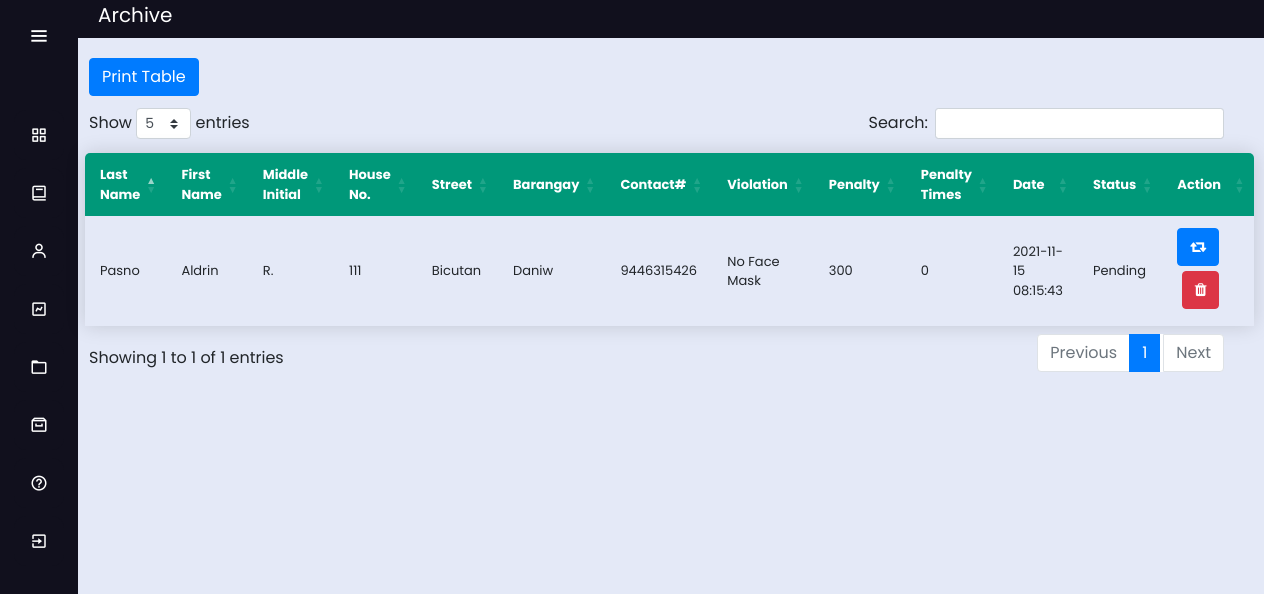
Screenshot of /daniw_archive with the database file from the repository.
### tables this page shows
CREATE TABLE archive(
	id INTEGER PRIMARY KEY AUTOINCREMENT,
	last_name TEXT NOT NULL,
	first_name TEXT NOT NULL,
	middle_name TEXT NOT NULL,
	house_number TEXT NOT NULL,
	street TEXT NOT NULL,
	barangay TEXT NOT NULL,
	contact int NOT NULL,
	violation TEXT NOT NULL,
	penalty TEXT NOT NULL,
	total_penalty INTEGER NOT NULL,
	date TEXT NOT NULL,
	status TEXT NOT NULL	

);

### app.py (the view)
@app.route('/daniw_archive')
def daniw_archive():
    conn = get_db_connection()
    daniw = conn.execute("SELECT * FROM archive where barangay='Daniw'").fetchall()
    conn.close()
    return render_template('daniw_archive.html', daniw=daniw)

### app.py (called while the page is built)
def get_db_connection():
    conn = sqlite3.connect('database.db')
    conn.row_factory = sqlite3.Row
    return conn
    conn.close()
    c = conn.cursor()

### templates/daniw_archive.html (shortened to what this page needs)
<!DOCTYPE html>
<html lang="en" dir="ltr">
  <head>
    <link rel="stylesheet" href="../static/css/style5.css">
    <link href='https://unpkg.com/boxicons@2.0.7/css/boxicons.min.css' rel='stylesheet'>
    <link rel="stylesheet" type="text/css" href="{{ url_for('static', filename="css/style2.css") }}">
  <link rel="stylesheet" href="https://cdnjs.cloudflare.com/ajax/libs/font-awesome/4.7.0/css/font-awesome.min.css">
  <link rel="stylesheet" href="https://stackpath.bootstrapcdn.com/bootstrap/4.3.1/css/bootstrap.min.css">
  <link rel="stylesheet" type="text/css" href="https://cdn.datatables.net/1.10.23/css/dataTables.bootstrap4.min.css">
  <link rel="stylesheet" type="text/css" href="https://cdnjs.cloudflare.com/ajax/libs/twitter-bootstrap/4.5.2/css/bootstrap.css">
   </head>
<body>
 <div class="sidebar" style="z-index: 1;">
    <div class="logo-details">
        <i class='bx bx-menu' id="btn" ></i>
    </div>
    <br>
    <ul class="nav-list">
      <li>
        <a href="{{ url_for('daniw_dashboard') }}">
          <i class='bx bx-grid-alt'></i>
        </a>
      </li>
      <li>
       <a href="{{ url_for('daniw') }}">
         <i class='bx bx-book' ></i>
       </a>
     </li>
      <li>
       <a href="{{ url_for('daniw_service') }}">
         <i class='bx bx-user' ></i>
       </a>
     </li>
     <li>
       <a href="{{ url_for('daniw_chart') }}">
         <i class='bx bx-chart' ></i>
       </a>
     </li>
     <li>
       <a href="{{ url_for('daniw_logs') }}">
         <i class='bx bx-folder' ></i>
       </a>
     </li>
     <li>
       <a href="{{ url_for('daniw_archive') }}">
         <i class='bx bx-archive' ></i>
       </a>
     </li>
     <li>
       <a href="{{ url_for('daniw_guidelines') }}">
         <i class='bx bx-help-circle' ></i>
       </a>
     </li>
     <li>
       <a href="{{ url_for('login') }}">
         <i class='bx bx-exit' ></i>
       </a>
     </li>
    </ul>
  </div>
  <section class="home-section">
   <p style="background: #11101D; font-size: 20px; color: white;"> <label style="margin-left: 20px;">Archive</label><label style="float: right; margin-right: 20px;"></label>
      </p></br><br><br>
<div class="main" style="margin-left: 1px; margin-top: -90px;">
      <br>
   <br><br>
  <input style="float: left; margin-top: -50px; margin-left: px;" type="button" class="btn btn-xs btn-primary" value="Print Table" onclick="myApp.printTable()" />
  <table class="content-table" id="example"  style="width: calc(100% - -30px); margin-left: -4px; font-size: 13px;">
  <thead style="background-color: ;">
  <tr >
    <th>Last Name</th>
    <th>First Name</th>
    <th>Middle Initial</th>
    <th>House No.</th>
    <th>Street</th>
    <th>Barangay</th>
    <th>Contact#</th>
    <th>Violation</th>
    <th>Penalty</th>
    <th>Penalty Times</th>
    <th>Date</th>
    <th>Status</th>
    <th width="110px">Action</th>
  </tr>
  </thead>
  {%for bb in daniw%}
  <tr>
  <td>{{bb['last_name']}}</td>
  <td>{{bb['first_name']}}</td>
  <td>{{bb['middle_name']}}</td>
  <td>{{bb['house_number']}}</td>
  <td>{{bb['street']}}</td>
    <td>{{bb['barangay']}}</td>
    <td>{{bb['contact']}}</td>
    <td>{{bb['violation']}}</td>
    <td>{{bb['penalty']}}</td>
    <td>{{bb['total_penalty']}}</td>
    <td>{{bb['date']}}</td>
    <td>{{bb['status']}}</td>
    <td>
      <center>
      <a href="{{url_for('restore', table="dvl",last_name=bb['last_name'] ,first_name=bb['first_name'] ,middle_name=bb['middle_name'] ,house_number=bb['house_number'] ,street=bb['street'] ,barangay=bb['barangay'] ,contact=bb['contact'] ,violation=bb['violation'] ,penalty=bb['penalty'] ,total_penalty=bb['total_penalty'] ,date=bb['date'] ,status=bb['status'])}}" class="btn btn-xs btn-primary" title="Click to Restore" style="margin-bottom: 5px;" ><i class="fa fa-retweet" style="font-size: 15px;"></i></a>
      <a href="{{url_for('delete_perma', table="dvl",last_name=bb['last_name'] ,first_name=bb['first_name'] ,middle_name=bb['middle_name'] ,house_number=bb['house_number'] ,street=bb['street'] ,barangay=bb['barangay'] ,contact=bb['contact'] ,violation=bb['violation'] ,penalty=bb['penalty'] ,total_penalty=bb['total_penalty'] ,date=bb['date'] ,status=bb['status'])}}" class="btn btn-xs btn-danger" title="Click to Delete" style="margin-bottom: 5px;" onClick="return confirm('Are you sure you want to remove this permanently?')"><i class="fa fa-trash" aria-hidden="true" style="font-size: 15px;" ></i></a>
      </center>
    </td>
  </tr>
  {%endfor%}
  </table>
  </div>
  </section>
</body>
</html>

### static/css/style5.css (style rules this page uses)
* { margin: 0; padding: 0; box-sizing: border-box; font-family: "Poppins" , sans-serif; }
.sidebar { position: fixed; left: 0; top: 0; height: 100%; width: 78px; background: #11101D; padding: 6px 14px; z-index: 99; transition: all 0.5s ease; }
.sidebar .logo-details { height: 60px; display: flex; align-items: center; position: relative; }
.sidebar .logo-details #btn { position: absolute; top: 50%; right: 0; transform: translateY(-50%); font-size: 22px; transition: all 0.4s ease; font-size: 23px; text-align: center; cursor: pointer; transition: all 0.5s ease; }
.sidebar i { color: #fff; height: 60px; min-width: 50px; font-size: 28px; text-align: center; line-height: 60px; }
.sidebar .nav-list { margin-top: 20px; height: 100%; }
.sidebar li { position: relative; margin: 8px 0; list-style: none; }
.sidebar li a { display: flex; height: 100%; width: 100%; border-radius: 12px; align-items: center; text-decoration: none; transition: all 0.4s ease; background: #11101D; }
.sidebar li i { height: 50px; line-height: 50px; font-size: 18px; border-radius: 12px; }
.home-section { position: relative; background: #E4E9F7; min-height: 100vh; top: 0; left: 78px; width: calc(100% - 78px); transition: all 0.5s ease; z-index: 2; }
.content-table { font-family: "Poppins" , sans-serif; border-collapse: collapse; margin: 25px 0; margin-top: 200px; font-size: 14px; min-width: 400px; border-radius: 5px 5px 0 0; overflow: hidden; box-shadow: 0 0 20px rgba(0, 0, 0, 0.15); margin-left: 20px; width: ; margin-top: -10px; width: calc(100% - 50px); }
.content-table thead tr { background-color: #009879; color: #ffffff; text-align: left; font-weight: bold; }
.content-table th, .content-table td { padding: 12px 15px; }
.content-table tbody tr { border-bottom: 1px solid #dddddd; }
.content-table tbody tr:last-of-type { border-bottom: 2px solid #009879; }

### static/css/style2.css (style rules this page uses)
body { margin:0px; padding: 0px; background-color:#1b203d; overflow: hidden; font-family: bernard; color: #1b203d; }
.main { margin-top: 50px; margin-left: 315px; margin-right: 30px; padding: 0px 10px; }
.btn { float: right; margin-right: 20px; }
table.dataTable thead .sorting:after, table.dataTable thead .sorting:before, table.dataTable thead .sorting_asc:after, table.dataTable thead .sorting_asc:before, table.dataTable thead .sorting_asc_disabled:after, table.dataTable thead .sorting_asc_disabled:before, table.dataTable thead .sorting_desc:after, table.dataTable thead .sorting_desc:before, table.dataTable thead .sorting_desc_disabled:after, table.dataTable thead .sorting_desc_disabled:before { bottom: .5em; }

### rows the page displays
archive: last_name "Pasno", first_name "Aldrin", middle_name "R.", house_number "111", street "Bicutan", barangay "Daniw", contact "9446315426", violation "No Face Mask", penalty "300", total_penalty "0", date "2021-11-15 08:15:43", status "Pending"
